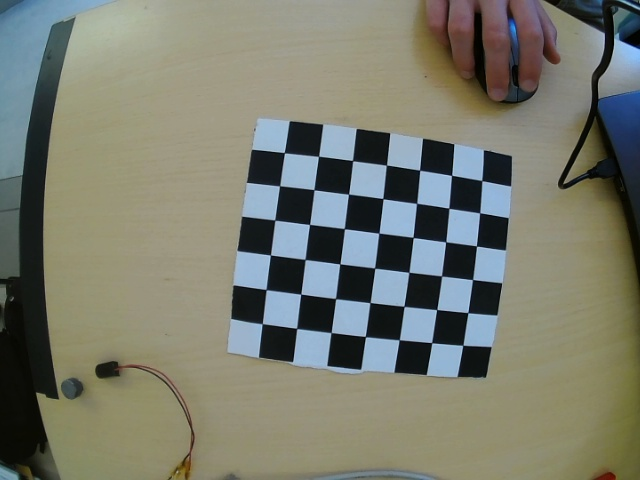
#> input picture Sources/Camera/Chessboard/chess_0.jpg, 640 x 480 px, given in place of the camera
$ python fft_img.py   (Python 2 division)   (older library calls are emulated)
#> lines starting #> are read from the running program, lines starting #| are printed output that depends on the picture
import numpy as np
import cv2
from matplotlib import pyplot as plt
import matplotlib.animation as animation

cap = cv2.VideoCapture(0)
# cap.set(3, 1280)
# cap.set(4, 720)
# cap.open("http://192.168.0.100/videostream.asf?user=A1-wearable&pwd=a1234567")
ret, img = cap.read()
#> img is the input picture: shape (480, 640, 3); mean B, G, R 109.7, 122.9, 120.7
# mask_old = np.zeros_like(old_frame)
f = plt.figure()
# graph1 = f.add_subplot(121)
# graph2 = f.add_subplot(122)
i = 0
while (1):
    # Take each frame
    ret, img = cap.read()
    # img = cv2.imread('messi5.jpg',0)

    # Histogram equalization
    lab = cv2.cvtColor(img, cv2.COLOR_BGR2LAB)
#> lab: shape (480, 640, 3); mean of channels 0, 1, 2 128.2, 125.4, 134.9
    l, a, b = cv2.split(lab)
    clahe = cv2.createCLAHE(clipLimit=1.0, tileGridSize=(4, 4))
    l = clahe.apply(l)
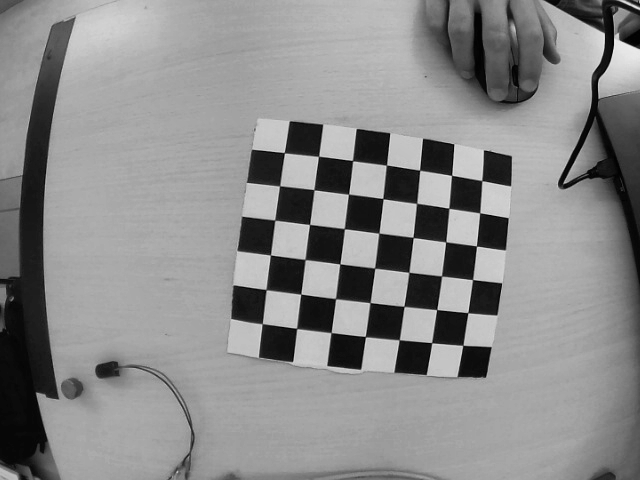
#> l: shape (480, 640); min 0, max 236, mean 138.3
    lab = cv2.merge((l, a, b))
#> lab: shape (480, 640, 3); mean of channels 0, 1, 2 138.3, 125.4, 134.9
    lab = cv2.cvtColor(lab, cv2.COLOR_LAB2BGR)
    img = lab

    height, width, channels = img.shape
#> height = 480; width = 640; channels = 3
    height_b = height / 2
#> height_b = 240
    width_b = height_b
#> width_b = 240
    # print(width)
    # print(height)
    h_in = height / 2 - height_b / 2
#> h_in = 120
    h_out = height / 2 + height_b / 2
#> h_out = 360
    w_in = width / 2 - width_b / 2
#> w_in = 200
    w_out = width / 2 + width_b / 2
#> w_out = 440
    img = img[h_in: h_out, w_in: w_out]
#> img: shape (240, 240, 3)
    if i == 0:
        img = cv2.cvtColor(img, cv2.COLOR_BGR2GRAY)
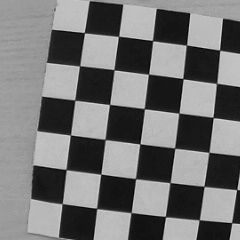
#> img: shape (240, 240); min 2, max 216, mean 115.7
        dft = cv2.dft(np.float32(img), flags=cv2.DFT_COMPLEX_OUTPUT)
        dft_shift = np.fft.fftshift(dft)
        laplacian = cv2.Laplacian(img, cv2.CV_64F)
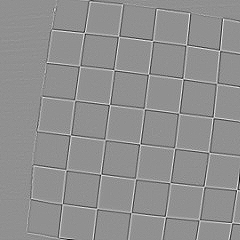
#> laplacian: shape (240, 240) float64; min -287, max 219, mean 0; drawn with min black and max white
        magnitude_spectrum = 20 * np.log(cv2.magnitude(dft_shift[:, :, 0], dft_shift[:, :, 1]))
        # kernel = np.ones((5,5),np.float32)/25
        # magnitude_spectrum = cv2.filter2D(magnitude_spectrum,-1,kernel)

        magnitude_spectrum = cv2.bilateralFilter(magnitude_spectrum, 9, 75, 75)
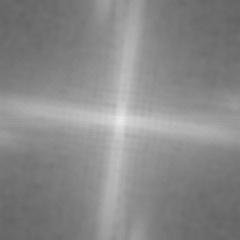
#> magnitude_spectrum: shape (240, 240) float32; min 98.13, max 238.1, mean 137

        rows, cols = img.shape
#> rows = 240; cols = 240
        crow, ccol = rows / 2, cols / 2
#> crow = 120; ccol = 120

        # create a mask first, center square is 1, remaining all zeros
        mask = np.zeros((rows, cols, 2), np.uint8)
        mask[crow - 10:crow + 10, ccol - 10:ccol + 10] = 1

        # apply mask and inverse DFT
        fshift = dft_shift * mask
        f_ishift = np.fft.ifftshift(fshift)
        img_back = cv2.idft(f_ishift)
        img_back = cv2.magnitude(img_back[:, :, 0], img_back[:, :, 1])
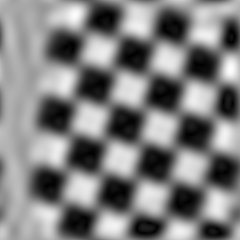
#> img_back: shape (240, 240) float32; min 8355.1, max 13456790, mean 6738779.5; drawn with min black and max white
        # [14 lines of commented-out code are left out]

        cv2.imshow('img', img)
        cv2.imshow('fft', magnitude_spectrum.astype(np.uint8))
        cv2.imshow('laplacian', laplacian)
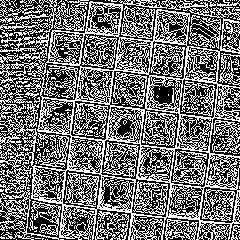
#> window 'laplacian': shape (240, 240); 44.6% white in thin lines or dots
        cv2.imshow('img_back', img_back.astype(np.uint8))
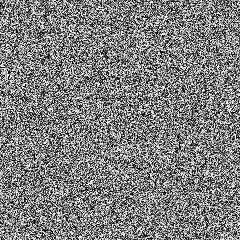
#> window 'img_back': shape (240, 240); min 0, max 255, mean 127.2
        aaa = cv2.sumElems(magnitude_spectrum.astype(np.uint8))
#> aaa = (7860073, 0, 0, 0)
        print(aaa)
#| (7860073.0, 0.0, 0.0, 0.0)
    i = i + 1
    if i == 1:
        i = 0

    # print(i)
    # wait(100)
    k = cv2.waitKey(30) & 0xFF
#> (key Esc is pressed here)
    # Esc. pressed, quit app
    if k == 27:
        break
        # "p" pressed, save image
    if k == ord('p'):
        cv2.imwrite("saved_current" + ".jpg", frame)
        cv2.imwrite("saved_current_data" + ".jpg", img)

# Destroy windows, close the app
cv2.destroyAllWindows()
cap.release()

$ run again, on Sources/Camera/Chessboard/chess_1.jpg
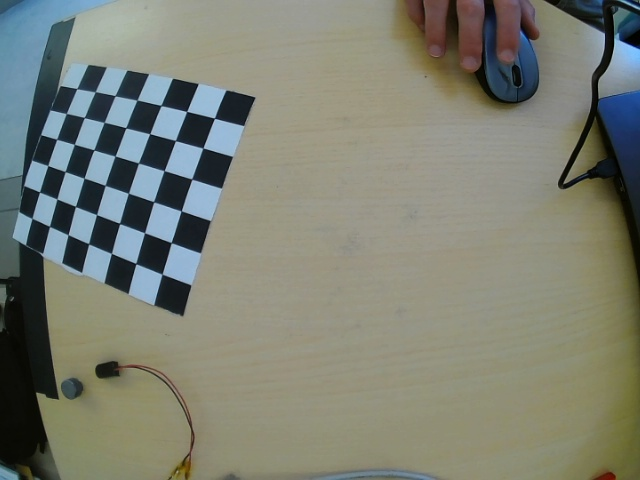
#> input picture Sources/Camera/Chessboard/chess_1.jpg, 640 x 480 px, given in place of the camera
#> img is the input picture: shape (480, 640, 3); mean B, G, R 115, 127.6, 124.4
#> `cv2.imshow('laplacian', laplacian)`:
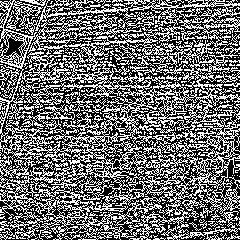
#> window 'laplacian': shape (240, 240); 43% white in thin lines or dots
#> `cv2.imshow('img_back', img_back.astype(np.uint8))`:
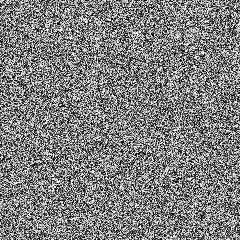
#> window 'img_back': shape (240, 240); min 0, max 255, mean 127.4
#> aaa = (7244039, 0, 0, 0)
#| (7244039.0, 0.0, 0.0, 0.0)

$ run again, on Sources/Camera/Chessboard/chess_10.jpg
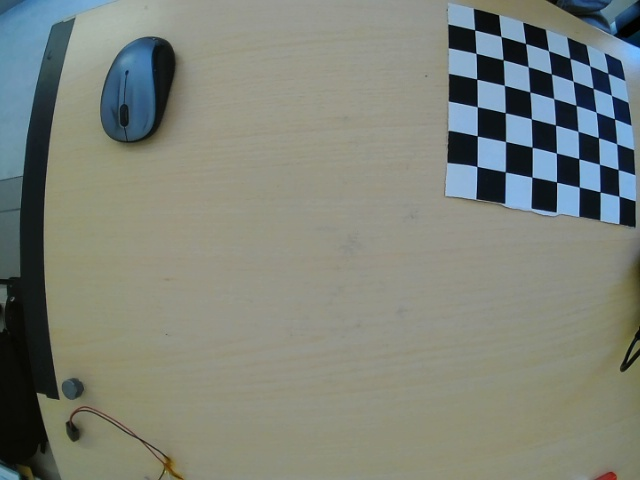
#> input picture Sources/Camera/Chessboard/chess_10.jpg, 640 x 480 px, given in place of the camera
#> img is the input picture: shape (480, 640, 3); mean B, G, R 121.1, 130.6, 125.5
#> `cv2.imshow('laplacian', laplacian)`:
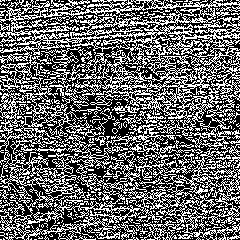
#> window 'laplacian': shape (240, 240); 40.7% white in thin lines or dots
#> `cv2.imshow('img_back', img_back.astype(np.uint8))`:
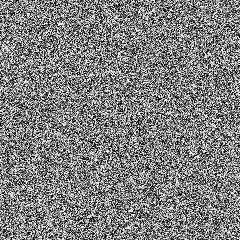
#> window 'img_back': shape (240, 240); min 0, max 255, mean 127.5
#> aaa = (6193262, 0, 0, 0)
#| (6193262.0, 0.0, 0.0, 0.0)
